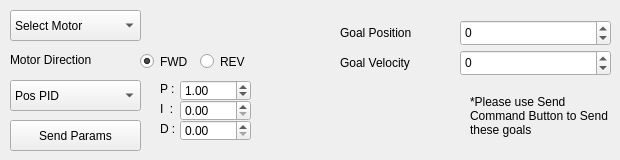
    <widget class="QWidget" name="motor_tune_page">
     <widget class="QComboBox" name="motorSelect_comboBox">
      <property name="geometry">
       <rect>
        <x>10</x>
        <y>10</y>
        <width>131</width>
        <height>31</height>
       </rect>
      </property>
      <item>
       <property name="text">
        <string>Select Motor</string>
       </property>
      </item>
      <item>
       <property name="text">
        <string>Motor 0</string>
       </property>
      </item>
      <item>
       <property name="text">
        <string>Motor 1</string>
       </property>
      </item>
      <item>
       <property name="text">
        <string>Motor 2</string>
       </property>
      </item>
      <item>
       <property name="text">
        <string>Motor 3</string>
       </property>
      </item>
     </widget>
     <widget class="QLabel" name="label_14">
      <property name="geometry">
       <rect>
        <x>10</x>
        <y>50</y>
        <width>110</width>
        <height>20</height>
       </rect>
      </property>
      <property name="text">
       <string>Motor Direction</string>
      </property>
      <property name="wordWrap">
       <bool>false</bool>
      </property>
     </widget>
     <widget class="QRadioButton" name="fwdButton">
      <property name="geometry">
       <rect>
        <x>140</x>
        <y>50</y>
        <width>61</width>
        <height>23</height>
       </rect>
      </property>
      <property name="text">
       <string>FWD</string>
      </property>
      <property name="iconSize">
       <size>
        <width>20</width>
        <height>20</height>
       </size>
      </property>
      <property name="checked">
       <bool>true</bool>
      </property>
     </widget>
     <widget class="QRadioButton" name="revButton">
      <property name="geometry">
       <rect>
        <x>200</x>
        <y>50</y>
        <width>61</width>
        <height>23</height>
       </rect>
      </property>
      <property name="text">
       <string>REV</string>
      </property>
      <property name="iconSize">
       <size>
        <width>20</width>
        <height>20</height>
       </size>
      </property>
     </widget>
     <widget class="QComboBox" name="pid_type_select_comboBox">
      <property name="geometry">
       <rect>
        <x>10</x>
        <y>80</y>
        <width>131</width>
        <height>31</height>
       </rect>
      </property>
      <item>
       <property name="text">
        <string>Pos PID</string>
       </property>
      </item>
      <item>
       <property name="text">
        <string>Vel PID</string>
       </property>
      </item>
     </widget>
     <widget class="QLabel" name="label_15">
      <property name="geometry">
       <rect>
        <x>160</x>
        <y>80</y>
        <width>21</width>
        <height>17</height>
       </rect>
      </property>
      <property name="text">
       <string>P :</string>
      </property>
     </widget>
     <widget class="QLabel" name="label_16">
      <property name="geometry">
       <rect>
        <x>160</x>
        <y>100</y>
        <width>21</width>
        <height>17</height>
       </rect>
      </property>
      <property name="text">
       <string>I  :</string>
      </property>
     </widget>
     <widget class="QLabel" name="label_17">
      <property name="geometry">
       <rect>
        <x>160</x>
        <y>120</y>
        <width>21</width>
        <height>17</height>
       </rect>
      </property>
      <property name="text">
       <string>D :</string>
      </property>
     </widget>
     <widget class="QPushButton" name="send_motor_params_button">
      <property name="geometry">
       <rect>
        <x>10</x>
        <y>120</y>
        <width>131</width>
        <height>31</height>
       </rect>
      </property>
      <property name="text">
       <string>Send Params</string>
      </property>
     </widget>
     <widget class="QDoubleSpinBox" name="P_doubleSpinBox">
      <property name="geometry">
       <rect>
        <x>180</x>
        <y>80</y>
        <width>71</width>
        <height>21</height>
       </rect>
      </property>
      <property name="singleStep">
       <double>0.010000000000000</double>
      </property>
      <property name="value">
       <double>1.000000000000000</double>
      </property>
     </widget>
     <widget class="QDoubleSpinBox" name="I_doubleSpinBox">
      <property name="geometry">
       <rect>
        <x>180</x>
        <y>100</y>
        <width>71</width>
        <height>21</height>
       </rect>
      </property>
      <property name="singleStep">
       <double>0.010000000000000</double>
      </property>
     </widget>
     <widget class="QDoubleSpinBox" name="D_doubleSpinBox">
      <property name="geometry">
       <rect>
        <x>180</x>
        <y>120</y>
        <width>71</width>
        <height>21</height>
       </rect>
      </property>
      <property name="singleStep">
       <double>0.010000000000000</double>
      </property>
     </widget>
     <widget class="QSpinBox" name="goal_position_spinBox_tune">
      <property name="geometry">
       <rect>
        <x>460</x>
        <y>20</y>
        <width>151</width>
        <height>26</height>
       </rect>
      </property>
      <property name="minimum">
       <number>-40000000</number>
      </property>
      <property name="maximum">
       <number>40000000</number>
      </property>
      <property name="singleStep">
       <number>5</number>
      </property>
     </widget>
     <widget class="QLabel" name="label_18">
      <property name="geometry">
       <rect>
        <x>340</x>
        <y>20</y>
        <width>101</width>
        <height>26</height>
       </rect>
      </property>
      <property name="text">
       <string>Goal Position</string>
      </property>
     </widget>
     <widget class="QSpinBox" name="goal_velocity_spinBox_tune">
      <property name="geometry">
       <rect>
        <x>460</x>
        <y>50</y>
        <width>151</width>
        <height>26</height>
       </rect>
      </property>
      <property name="minimum">
       <number>-40000000</number>
      </property>
      <property name="maximum">
       <number>40000000</number>
      </property>
      <property name="singleStep">
       <number>5</number>
      </property>
     </widget>
     <widget class="QLabel" name="label_19">
      <property name="geometry">
       <rect>
        <x>340</x>
        <y>50</y>
        <width>101</width>
        <height>26</height>
       </rect>
      </property>
      <property name="text">
       <string>Goal Velocity</string>
      </property>
     </widget>
     <widget class="QLabel" name="label_20">
      <property name="geometry">
       <rect>
        <x>470</x>
        <y>80</y>
        <width>141</width>
        <height>71</height>
       </rect>
      </property>
      <property name="text">
       <string>*Please use Send Command Button to Send these goals</string>
      </property>
      <property name="wordWrap">
       <bool>true</bool>
      </property>
     </widget>
    </widget>
